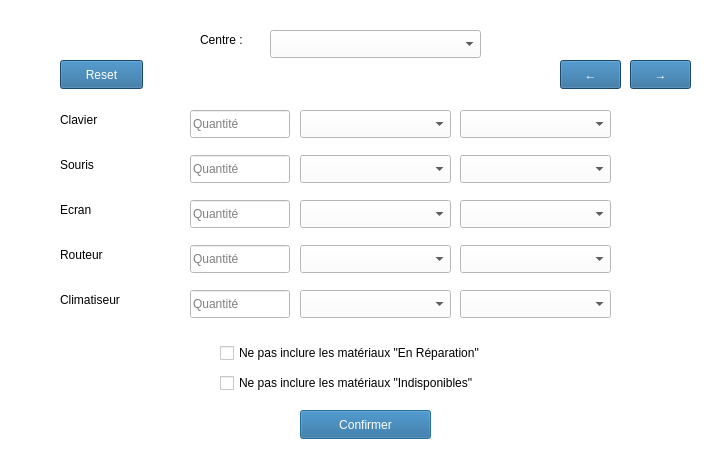
<?xml version="1.0" encoding="UTF-8"?>
<ui version="4.0">
 <class>allocationdialog</class>
 <widget class="QDialog" name="allocationdialog">
  <property name="geometry">
   <rect>
    <x>0</x>
    <y>0</y>
    <width>715</width>
    <height>460</height>
   </rect>
  </property>
  <property name="windowTitle">
   <string>Inventory Allocation</string>
  </property>
  <property name="styleSheet">
   <string notr="true">background-color: rgb(255, 255, 255);
color: rgb(0, 0, 0);</string>
  </property>
  <widget class="QComboBox" name="centerComboBox">
   <property name="geometry">
    <rect>
     <x>270</x>
     <y>30</y>
     <width>211</width>
     <height>28</height>
    </rect>
   </property>
   <property name="styleSheet">
    <string notr="true">background-color: rgb(255, 255, 255);
color: rgb(0, 0, 0);</string>
   </property>
  </widget>
  <widget class="QLabel" name="label_7">
   <property name="geometry">
    <rect>
     <x>200</x>
     <y>30</y>
     <width>63</width>
     <height>20</height>
    </rect>
   </property>
   <property name="text">
    <string>Centre :</string>
   </property>
  </widget>
  <widget class="QPushButton" name="confirmerButton">
   <property name="geometry">
    <rect>
     <x>300</x>
     <y>410</y>
     <width>131</width>
     <height>29</height>
    </rect>
   </property>
   <property name="styleSheet">
    <string notr="true">background-color: #226597;
color: white;</string>
   </property>
   <property name="text">
    <string>Confirmer</string>
   </property>
  </widget>
  <widget class="QStackedWidget" name="stackedWidget">
   <property name="geometry">
    <rect>
     <x>60</x>
     <y>110</y>
     <width>571</width>
     <height>211</height>
    </rect>
   </property>
   <property name="currentIndex">
    <number>1</number>
   </property>
   <widget class="QWidget" name="page1">
    <widget class="QLabel" name="ordinateurLabel">
     <property name="geometry">
      <rect>
       <x>0</x>
       <y>0</y>
       <width>101</width>
       <height>20</height>
      </rect>
     </property>
     <property name="text">
      <string>Ordinateur</string>
     </property>
    </widget>
    <widget class="QLineEdit" name="ordinateurLineEdit">
     <property name="geometry">
      <rect>
       <x>130</x>
       <y>0</y>
       <width>100</width>
       <height>28</height>
      </rect>
     </property>
     <property name="placeholderText">
      <string>Quantité</string>
     </property>
    </widget>
    <widget class="QComboBox" name="ordinateurEtat">
     <property name="geometry">
      <rect>
       <x>240</x>
       <y>0</y>
       <width>151</width>
       <height>28</height>
      </rect>
     </property>
    </widget>
    <widget class="QLabel" name="casqueLabel">
     <property name="geometry">
      <rect>
       <x>0</x>
       <y>45</y>
       <width>101</width>
       <height>20</height>
      </rect>
     </property>
     <property name="text">
      <string>Casque Audio</string>
     </property>
    </widget>
    <widget class="QLineEdit" name="casqueLineEdit">
     <property name="geometry">
      <rect>
       <x>130</x>
       <y>45</y>
       <width>100</width>
       <height>28</height>
      </rect>
     </property>
     <property name="placeholderText">
      <string>Quantité</string>
     </property>
    </widget>
    <widget class="QLabel" name="cameraLabel">
     <property name="geometry">
      <rect>
       <x>0</x>
       <y>90</y>
       <width>101</width>
       <height>20</height>
      </rect>
     </property>
     <property name="text">
      <string>Camera</string>
     </property>
    </widget>
    <widget class="QLineEdit" name="cameraLineEdit">
     <property name="geometry">
      <rect>
       <x>130</x>
       <y>90</y>
       <width>100</width>
       <height>28</height>
      </rect>
     </property>
     <property name="placeholderText">
      <string>Quantité</string>
     </property>
    </widget>
    <widget class="QLabel" name="scannerLabel">
     <property name="geometry">
      <rect>
       <x>0</x>
       <y>135</y>
       <width>101</width>
       <height>20</height>
      </rect>
     </property>
     <property name="text">
      <string>Scanner</string>
     </property>
    </widget>
    <widget class="QLineEdit" name="scannerLineEdit">
     <property name="geometry">
      <rect>
       <x>130</x>
       <y>135</y>
       <width>100</width>
       <height>28</height>
      </rect>
     </property>
     <property name="placeholderText">
      <string>Quantité</string>
     </property>
    </widget>
    <widget class="QLabel" name="imprimanteLabel">
     <property name="geometry">
      <rect>
       <x>0</x>
       <y>180</y>
       <width>101</width>
       <height>20</height>
      </rect>
     </property>
     <property name="text">
      <string>Imprimante</string>
     </property>
    </widget>
    <widget class="QLineEdit" name="imprimanteLineEdit">
     <property name="geometry">
      <rect>
       <x>130</x>
       <y>180</y>
       <width>100</width>
       <height>28</height>
      </rect>
     </property>
     <property name="placeholderText">
      <string>Quantité</string>
     </property>
    </widget>
    <widget class="QComboBox" name="cameraDispo">
     <property name="geometry">
      <rect>
       <x>400</x>
       <y>90</y>
       <width>151</width>
       <height>28</height>
      </rect>
     </property>
    </widget>
    <widget class="QComboBox" name="casqueaudioDispo">
     <property name="geometry">
      <rect>
       <x>400</x>
       <y>45</y>
       <width>151</width>
       <height>28</height>
      </rect>
     </property>
    </widget>
    <widget class="QComboBox" name="ordinateurDispo">
     <property name="geometry">
      <rect>
       <x>400</x>
       <y>0</y>
       <width>151</width>
       <height>28</height>
      </rect>
     </property>
    </widget>
    <widget class="QComboBox" name="scannerDispo">
     <property name="geometry">
      <rect>
       <x>400</x>
       <y>135</y>
       <width>151</width>
       <height>28</height>
      </rect>
     </property>
    </widget>
    <widget class="QComboBox" name="imprimanteDispo">
     <property name="geometry">
      <rect>
       <x>400</x>
       <y>180</y>
       <width>151</width>
       <height>28</height>
      </rect>
     </property>
    </widget>
    <widget class="QComboBox" name="casqueaudioEtat">
     <property name="geometry">
      <rect>
       <x>240</x>
       <y>45</y>
       <width>151</width>
       <height>28</height>
      </rect>
     </property>
    </widget>
    <widget class="QComboBox" name="cameraEtat">
     <property name="geometry">
      <rect>
       <x>240</x>
       <y>90</y>
       <width>151</width>
       <height>28</height>
      </rect>
     </property>
    </widget>
    <widget class="QComboBox" name="imprimanteEtat">
     <property name="geometry">
      <rect>
       <x>240</x>
       <y>180</y>
       <width>151</width>
       <height>28</height>
      </rect>
     </property>
    </widget>
    <widget class="QComboBox" name="scannerEtat">
     <property name="geometry">
      <rect>
       <x>240</x>
       <y>135</y>
       <width>151</width>
       <height>28</height>
      </rect>
     </property>
    </widget>
   </widget>
   <widget class="QWidget" name="page2">
    <widget class="QLabel" name="clavierLabel">
     <property name="geometry">
      <rect>
       <x>0</x>
       <y>0</y>
       <width>101</width>
       <height>20</height>
      </rect>
     </property>
     <property name="text">
      <string>Clavier</string>
     </property>
    </widget>
    <widget class="QLineEdit" name="clavierLineEdit">
     <property name="geometry">
      <rect>
       <x>130</x>
       <y>0</y>
       <width>100</width>
       <height>28</height>
      </rect>
     </property>
     <property name="placeholderText">
      <string>Quantité</string>
     </property>
    </widget>
    <widget class="QLabel" name="sourisLabel">
     <property name="geometry">
      <rect>
       <x>0</x>
       <y>45</y>
       <width>101</width>
       <height>20</height>
      </rect>
     </property>
     <property name="text">
      <string>Souris</string>
     </property>
    </widget>
    <widget class="QLineEdit" name="sourisLineEdit">
     <property name="geometry">
      <rect>
       <x>130</x>
       <y>45</y>
       <width>100</width>
       <height>28</height>
      </rect>
     </property>
     <property name="placeholderText">
      <string>Quantité</string>
     </property>
    </widget>
    <widget class="QLabel" name="ecranLabel">
     <property name="geometry">
      <rect>
       <x>0</x>
       <y>90</y>
       <width>101</width>
       <height>20</height>
      </rect>
     </property>
     <property name="text">
      <string>Ecran</string>
     </property>
    </widget>
    <widget class="QLineEdit" name="ecranLineEdit">
     <property name="geometry">
      <rect>
       <x>130</x>
       <y>90</y>
       <width>100</width>
       <height>28</height>
      </rect>
     </property>
     <property name="placeholderText">
      <string>Quantité</string>
     </property>
    </widget>
    <widget class="QLabel" name="routeurLabel">
     <property name="geometry">
      <rect>
       <x>0</x>
       <y>135</y>
       <width>101</width>
       <height>20</height>
      </rect>
     </property>
     <property name="text">
      <string>Routeur</string>
     </property>
    </widget>
    <widget class="QLineEdit" name="routeurLineEdit">
     <property name="geometry">
      <rect>
       <x>130</x>
       <y>135</y>
       <width>100</width>
       <height>28</height>
      </rect>
     </property>
     <property name="placeholderText">
      <string>Quantité</string>
     </property>
    </widget>
    <widget class="QLabel" name="climatiseurLabel">
     <property name="geometry">
      <rect>
       <x>0</x>
       <y>180</y>
       <width>101</width>
       <height>20</height>
      </rect>
     </property>
     <property name="text">
      <string>Climatiseur</string>
     </property>
    </widget>
    <widget class="QLineEdit" name="climatiseurLineEdit">
     <property name="geometry">
      <rect>
       <x>130</x>
       <y>180</y>
       <width>100</width>
       <height>28</height>
      </rect>
     </property>
     <property name="placeholderText">
      <string>Quantité</string>
     </property>
    </widget>
    <widget class="QComboBox" name="climatiseurEtat">
     <property name="geometry">
      <rect>
       <x>240</x>
       <y>180</y>
       <width>151</width>
       <height>28</height>
      </rect>
     </property>
    </widget>
    <widget class="QComboBox" name="climatiseurDispo">
     <property name="geometry">
      <rect>
       <x>400</x>
       <y>180</y>
       <width>151</width>
       <height>28</height>
      </rect>
     </property>
    </widget>
    <widget class="QComboBox" name="routeurEtat">
     <property name="geometry">
      <rect>
       <x>240</x>
       <y>135</y>
       <width>151</width>
       <height>28</height>
      </rect>
     </property>
    </widget>
    <widget class="QComboBox" name="ecranEtat">
     <property name="geometry">
      <rect>
       <x>240</x>
       <y>90</y>
       <width>151</width>
       <height>28</height>
      </rect>
     </property>
    </widget>
    <widget class="QComboBox" name="clavierEtat">
     <property name="geometry">
      <rect>
       <x>240</x>
       <y>0</y>
       <width>151</width>
       <height>28</height>
      </rect>
     </property>
    </widget>
    <widget class="QComboBox" name="sourisEtat">
     <property name="geometry">
      <rect>
       <x>240</x>
       <y>45</y>
       <width>151</width>
       <height>28</height>
      </rect>
     </property>
    </widget>
    <widget class="QComboBox" name="clavierDispo">
     <property name="geometry">
      <rect>
       <x>400</x>
       <y>0</y>
       <width>151</width>
       <height>28</height>
      </rect>
     </property>
    </widget>
    <widget class="QComboBox" name="ecranDispo">
     <property name="geometry">
      <rect>
       <x>400</x>
       <y>90</y>
       <width>151</width>
       <height>28</height>
      </rect>
     </property>
    </widget>
    <widget class="QComboBox" name="sourisDispo">
     <property name="geometry">
      <rect>
       <x>400</x>
       <y>45</y>
       <width>151</width>
       <height>28</height>
      </rect>
     </property>
    </widget>
    <widget class="QComboBox" name="routeurDispo">
     <property name="geometry">
      <rect>
       <x>400</x>
       <y>135</y>
       <width>151</width>
       <height>28</height>
      </rect>
     </property>
    </widget>
   </widget>
  </widget>
  <widget class="QPushButton" name="nextButton">
   <property name="geometry">
    <rect>
     <x>630</x>
     <y>60</y>
     <width>61</width>
     <height>29</height>
    </rect>
   </property>
   <property name="styleSheet">
    <string notr="true">background-color: #226597;
color: white;</string>
   </property>
   <property name="text">
    <string>→</string>
   </property>
  </widget>
  <widget class="QPushButton" name="prevButton">
   <property name="geometry">
    <rect>
     <x>560</x>
     <y>60</y>
     <width>61</width>
     <height>29</height>
    </rect>
   </property>
   <property name="styleSheet">
    <string notr="true">background-color: #226597;
color: white;</string>
   </property>
   <property name="text">
    <string>←</string>
   </property>
  </widget>
  <widget class="QCheckBox" name="checkIndisponible">
   <property name="geometry">
    <rect>
     <x>220</x>
     <y>370</y>
     <width>311</width>
     <height>26</height>
    </rect>
   </property>
   <property name="text">
    <string>Ne pas inclure les matériaux &quot;Indisponibles&quot;</string>
   </property>
  </widget>
  <widget class="QCheckBox" name="checkReparation">
   <property name="geometry">
    <rect>
     <x>220</x>
     <y>340</y>
     <width>321</width>
     <height>26</height>
    </rect>
   </property>
   <property name="text">
    <string>Ne pas inclure les matériaux &quot;En Réparation&quot;</string>
   </property>
  </widget>
  <widget class="QPushButton" name="resetButton">
   <property name="geometry">
    <rect>
     <x>60</x>
     <y>60</y>
     <width>83</width>
     <height>29</height>
    </rect>
   </property>
   <property name="styleSheet">
    <string notr="true">background-color: #226597;
color: white;</string>
   </property>
   <property name="text">
    <string>Reset</string>
   </property>
  </widget>
 </widget>
 <resources/>
 <connections>
  <connection>
   <sender>nextButton</sender>
   <signal>clicked()</signal>
   <receiver>stackedWidget</receiver>
   <slot>setCurrentIndex(1)</slot>
   <hints>
    <hint type="sourcelabel">
     <x>680</x>
     <y>74</y>
    </hint>
    <hint type="destinationlabel">
     <x>385</x>
     <y>205</y>
    </hint>
   </hints>
  </connection>
  <connection>
   <sender>prevButton</sender>
   <signal>clicked()</signal>
   <receiver>stackedWidget</receiver>
   <slot>setCurrentIndex(0)</slot>
   <hints>
    <hint type="sourcelabel">
     <x>610</x>
     <y>74</y>
    </hint>
    <hint type="destinationlabel">
     <x>385</x>
     <y>205</y>
    </hint>
   </hints>
  </connection>
 </connections>
</ui>
